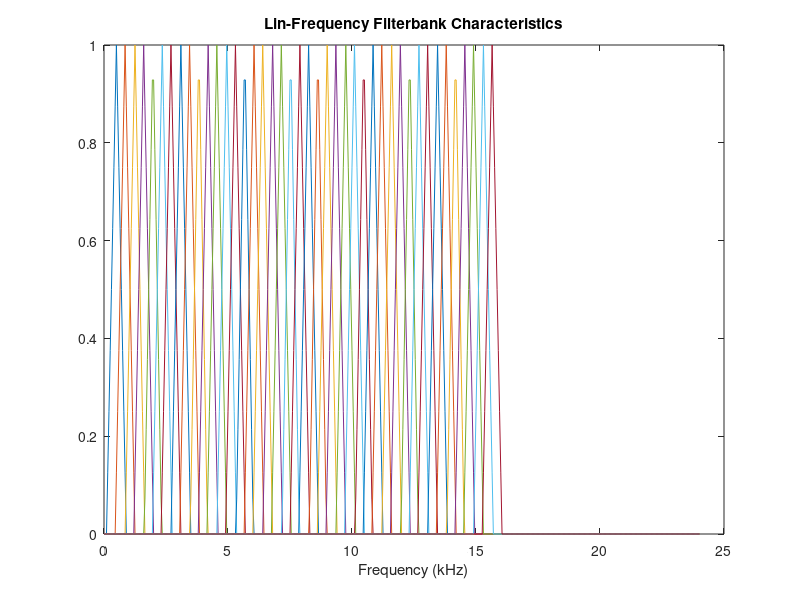

This figure's MATLAB source: (Note: this script raises an error after producing the figure.)
% Sławomir Zieliński 2021
% Bialystok University of Technology

%% Initialization
clear, close all, clc

experimentName = 'LFCC_30_Coeffs';

inputFolderName = 'D:\FB Data\Binaural Audio Recordings';
outputFolderName = 'D:\FB Data\CSV';
outFileName = [outputFolderName,'\',experimentName,'_Features.csv']

Fs = 48000;

fdur = 0.02; % Frame duration in sec.
hop = 0.5;  % Hop factor
nfdur = fdur*Fs;
nhop = round(hop*nfdur);

f_low = 100;        % Low-frequency limit in Hz
f_high = 16000;     % High-frequency limit in Hz

nCoeff = 30;    % Number of cepstral coefficients (ncc=1 is the 0th coeff.)
nBands = 42;    % Number of channels in a filterbank

disp(['Number of LFCC features: ',num2str(2*4*nCoeff)]);


%% Filterbank

% Custom lin-freq filterbank
numBandEdges = nBands + 2;
NFFT = nfdur;
filterBank = zeros(nBands,NFFT);
% bandEdges = logspace(log10(f_low),log10(f_high),numBandEdges);
bandEdges = linspace(f_low,f_high,numBandEdges);
bandEdgesBins = round((bandEdges/Fs)*NFFT) + 1;
for ii = 1:nBands
     filt = triang(bandEdgesBins(ii+2)-bandEdgesBins(ii));
     leftPad = bandEdgesBins(ii);
     rightPad = NFFT - numel(filt) - leftPad;
     filterBank(ii,:) = [zeros(1,leftPad),filt',zeros(1,rightPad)];
end
linFreqFilterBank = filterBank(:,1:NFFT/2+1);

% Plots
f_vector = 0.001*(0:floor(nfdur/2))*Fs/nfdur;
plot(f_vector,linFreqFilterBank)
xlabel('Frequency (kHz)')
title('Lin-Frequency Filterbank Characteristics')



tStart = tic;


%% ======================= Feature Extraction =============================
disp('====== Feature Extraction ======')

%% Identify File Names
[fileNames, N] = getFileNames(inputFolderName);

%% Main Loop ==============================================================
Features = zeros(length(fileNames),4*2*nCoeff);
parfor ii = 1:N % Loop across files

    fname = fullfile(inputFolderName,fileNames{ii});
%     disp(' ' );
%     disp(['Progress: ',num2str(ii),' out of ',num2str(N)])
%     disp(fname);


    %% Open Audio File
    [xy, fs] = audioread(fname);
    xy = xy - ones(size(xy))*diag(mean(xy)); % Remove DC offset  
    xy = xy / max(rms(xy)); % RMS joint-channel normalization
    
    x = xy(:,1);
    y = xy(:,2);

    %% Mid-Side Processing   
    m = xy * [1; 1]; % m-signal
    s = xy * [1; -1]; % s-signal
    m = m - mean(m); % Remove DC offset
    s = s - mean(s); % Remove DC offset
    
    %% Spectrum
    XX = stft(x,'Window',hamming(nfdur),'FFTLength',nfdur,'OverlapLength',nhop,'FrequencyRange','onesided');
    YY = stft(y,'Window',hamming(nfdur),'FFTLength',nfdur,'OverlapLength',nhop,'FrequencyRange','onesided');
    MM = stft(m,'Window',hamming(nfdur),'FFTLength',nfdur,'OverlapLength',nhop,'FrequencyRange','onesided');
    SS = stft(s,'Window',hamming(nfdur),'FFTLength',nfdur,'OverlapLength',nhop,'FrequencyRange','onesided');
 
    XX = abs(XX);
    YY = abs(YY);
    MM = abs(MM);
    SS = abs(SS);
    
    %% Cepstral coefficients
    x_LFCCs = cepstralCoefficients(linFreqFilterBank*XX,'NumCoeffs',nCoeff,'Rectification','log');
    y_LFCCs = cepstralCoefficients(linFreqFilterBank*YY,'NumCoeffs',nCoeff,'Rectification','log');
    m_LFCCs = cepstralCoefficients(linFreqFilterBank*MM,'NumCoeffs',nCoeff,'Rectification','log');
    s_LFCCs = cepstralCoefficients(linFreqFilterBank*SS,'NumCoeffs',nCoeff,'Rectification','log');    
    
    
    %% Summary statistics  
    x_LFCCs_m = mean(x_LFCCs);
    y_LFCCs_m = mean(y_LFCCs);
    m_LFCCs_m = mean(m_LFCCs);
    s_LFCCs_m = mean(s_LFCCs);
    
    x_LFCCs_sd = std(x_LFCCs);
    y_LFCCs_sd = std(y_LFCCs);
    m_LFCCs_sd = std(m_LFCCs);
    s_LFCCs_sd = std(s_LFCCs);     
       
    Features(ii, :) = [...
            x_LFCCs_m ...
            y_LFCCs_m ...
            m_LFCCs_m ...
            s_LFCCs_m ...
            x_LFCCs_sd ...
            y_LFCCs_sd ...
            m_LFCCs_sd ...
            s_LFCCs_sd ...            
          ];      
    
end % End of loop across files 


%% Variable names
vars_LFCC_x_m = sequenceofVariables('lfcc_x_m_',nCoeff);
vars_LFCC_y_m = sequenceofVariables('lfcc_y_m_',nCoeff);
vars_LFCC_m_m = sequenceofVariables('lfcc_m_m_',nCoeff);
vars_LFCC_s_m = sequenceofVariables('lfcc_s_m_',nCoeff);

vars_LFCC_x_sd = sequenceofVariables('lfcc_x_sd_',nCoeff);
vars_LFCC_y_sd = sequenceofVariables('lfcc_y_sd_',nCoeff);
vars_LFCC_m_sd = sequenceofVariables('lfcc_m_sd_',nCoeff);
vars_LFCC_s_sd = sequenceofVariables('lfcc_s_sd_',nCoeff);

variableNames = [...
    vars_LFCC_x_m vars_LFCC_y_m vars_LFCC_m_m vars_LFCC_s_m...
    vars_LFCC_x_sd vars_LFCC_y_sd vars_LFCC_m_sd vars_LFCC_s_sd];


% Create table
dt = array2table(Features, 'VariableNames',variableNames);
dt = addvars(dt,fileNames,'Before',1);


%% Save data
outputfile = outFileName;
writetable(dt,outputfile);


%% Finalize
tEnd = toc(tStart);
fprintf('%d minutes and %f seconds\n', floor(tEnd/60), rem(tEnd,60));











